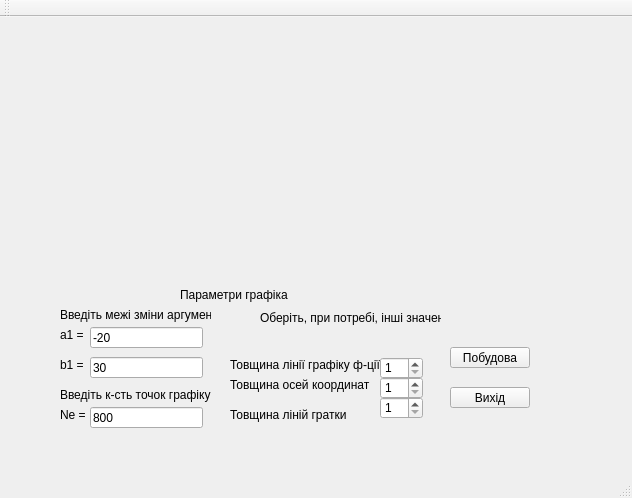
<?xml version="1.0" encoding="UTF-8"?>
<ui version="4.0">
 <class>MainWindow</class>
 <widget class="QMainWindow" name="MainWindow">
  <property name="geometry">
   <rect>
    <x>0</x>
    <y>0</y>
    <width>632</width>
    <height>498</height>
   </rect>
  </property>
  <property name="windowTitle">
   <string>MainWindow</string>
  </property>
  <widget class="QWidget" name="centralWidget">
   <widget class="QWidget" name="widget" native="true">
    <property name="geometry">
     <rect>
      <x>50</x>
      <y>20</y>
      <width>521</width>
      <height>241</height>
     </rect>
    </property>
    <property name="sizePolicy">
     <sizepolicy hsizetype="Fixed" vsizetype="Fixed">
      <horstretch>0</horstretch>
      <verstretch>0</verstretch>
     </sizepolicy>
    </property>
   </widget>
   <widget class="QLineEdit" name="textBox1">
    <property name="geometry">
     <rect>
      <x>90</x>
      <y>310</y>
      <width>113</width>
      <height>21</height>
     </rect>
    </property>
    <property name="text">
     <string>-20</string>
    </property>
   </widget>
   <widget class="QLineEdit" name="textBox2">
    <property name="geometry">
     <rect>
      <x>90</x>
      <y>340</y>
      <width>113</width>
      <height>21</height>
     </rect>
    </property>
    <property name="text">
     <string>30</string>
    </property>
   </widget>
   <widget class="QLineEdit" name="textBox3">
    <property name="geometry">
     <rect>
      <x>90</x>
      <y>390</y>
      <width>113</width>
      <height>21</height>
     </rect>
    </property>
    <property name="text">
     <string>800</string>
    </property>
   </widget>
   <widget class="QLabel" name="label">
    <property name="geometry">
     <rect>
      <x>60</x>
      <y>310</y>
      <width>31</width>
      <height>16</height>
     </rect>
    </property>
    <property name="text">
     <string>a1 =</string>
    </property>
   </widget>
   <widget class="QLabel" name="label_2">
    <property name="geometry">
     <rect>
      <x>60</x>
      <y>340</y>
      <width>31</width>
      <height>16</height>
     </rect>
    </property>
    <property name="text">
     <string>b1 =</string>
    </property>
   </widget>
   <widget class="QLabel" name="label_3">
    <property name="geometry">
     <rect>
      <x>60</x>
      <y>390</y>
      <width>31</width>
      <height>16</height>
     </rect>
    </property>
    <property name="text">
     <string>Ne =</string>
    </property>
   </widget>
   <widget class="QLabel" name="label_4">
    <property name="geometry">
     <rect>
      <x>60</x>
      <y>370</y>
      <width>151</width>
      <height>16</height>
     </rect>
    </property>
    <property name="text">
     <string>Введіть к-сть точок графіку</string>
    </property>
   </widget>
   <widget class="QLabel" name="label_5">
    <property name="geometry">
     <rect>
      <x>60</x>
      <y>290</y>
      <width>151</width>
      <height>16</height>
     </rect>
    </property>
    <property name="text">
     <string>Введіть межі зміни аргументу</string>
    </property>
   </widget>
   <widget class="QLabel" name="label_6">
    <property name="geometry">
     <rect>
      <x>230</x>
      <y>340</y>
      <width>151</width>
      <height>16</height>
     </rect>
    </property>
    <property name="text">
     <string>Товщина лінії графіку ф-ції</string>
    </property>
   </widget>
   <widget class="QLabel" name="label_7">
    <property name="geometry">
     <rect>
      <x>230</x>
      <y>360</y>
      <width>151</width>
      <height>16</height>
     </rect>
    </property>
    <property name="text">
     <string>Товщина осей координат</string>
    </property>
   </widget>
   <widget class="QLabel" name="label_8">
    <property name="geometry">
     <rect>
      <x>230</x>
      <y>390</y>
      <width>151</width>
      <height>16</height>
     </rect>
    </property>
    <property name="text">
     <string>Товщина ліній гратки</string>
    </property>
   </widget>
   <widget class="QLabel" name="label_9">
    <property name="geometry">
     <rect>
      <x>260</x>
      <y>290</y>
      <width>181</width>
      <height>21</height>
     </rect>
    </property>
    <property name="text">
     <string>Оберіть, при потребі, інші значення</string>
    </property>
   </widget>
   <widget class="QSpinBox" name="numericUpDown1">
    <property name="geometry">
     <rect>
      <x>380</x>
      <y>340</y>
      <width>43</width>
      <height>22</height>
     </rect>
    </property>
    <property name="minimum">
     <number>1</number>
    </property>
    <property name="maximum">
     <number>5</number>
    </property>
   </widget>
   <widget class="QSpinBox" name="numericUpDown2">
    <property name="geometry">
     <rect>
      <x>380</x>
      <y>360</y>
      <width>43</width>
      <height>22</height>
     </rect>
    </property>
    <property name="minimum">
     <number>1</number>
    </property>
    <property name="maximum">
     <number>5</number>
    </property>
   </widget>
   <widget class="QSpinBox" name="numericUpDown3">
    <property name="geometry">
     <rect>
      <x>380</x>
      <y>380</y>
      <width>43</width>
      <height>22</height>
     </rect>
    </property>
    <property name="minimum">
     <number>1</number>
    </property>
    <property name="maximum">
     <number>5</number>
    </property>
   </widget>
   <widget class="QPushButton" name="button1">
    <property name="geometry">
     <rect>
      <x>450</x>
      <y>330</y>
      <width>80</width>
      <height>21</height>
     </rect>
    </property>
    <property name="text">
     <string>Побудова</string>
    </property>
   </widget>
   <widget class="QPushButton" name="button2">
    <property name="geometry">
     <rect>
      <x>450</x>
      <y>370</y>
      <width>80</width>
      <height>21</height>
     </rect>
    </property>
    <property name="text">
     <string>Вихід</string>
    </property>
   </widget>
   <widget class="QLabel" name="label_10">
    <property name="geometry">
     <rect>
      <x>180</x>
      <y>270</y>
      <width>151</width>
      <height>16</height>
     </rect>
    </property>
    <property name="text">
     <string>Параметри графіка</string>
    </property>
   </widget>
  </widget>
  <widget class="QMenuBar" name="menuBar">
   <property name="geometry">
    <rect>
     <x>0</x>
     <y>0</y>
     <width>632</width>
     <height>20</height>
    </rect>
   </property>
  </widget>
  <widget class="QToolBar" name="mainToolBar">
   <attribute name="toolBarArea">
    <enum>TopToolBarArea</enum>
   </attribute>
   <attribute name="toolBarBreak">
    <bool>false</bool>
   </attribute>
  </widget>
  <widget class="QStatusBar" name="statusBar"/>
 </widget>
 <layoutdefault spacing="6" margin="11"/>
 <resources/>
 <connections/>
</ui>
